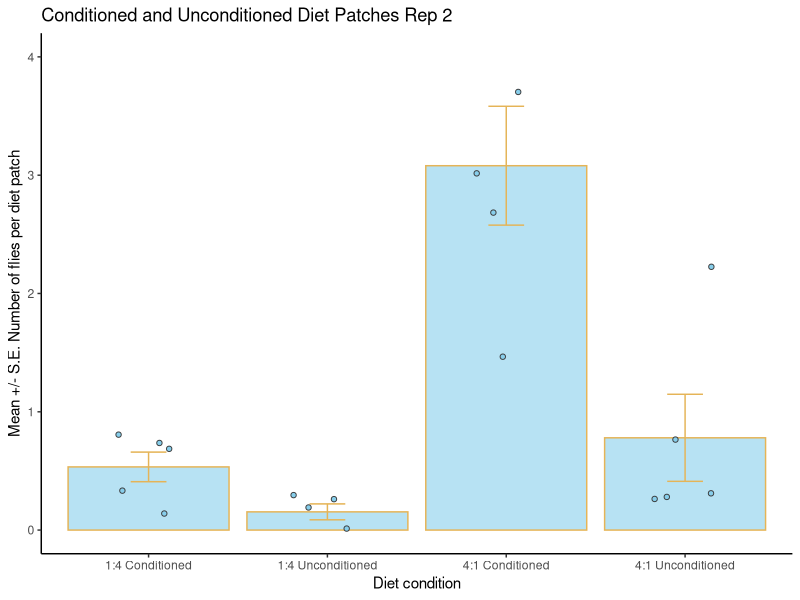

Recreate this plot in R.
#### INSTALL PACKAGES 
library(tidyverse)
library(readxl)
library(patchwork)

#### CALCULATING THE MEAN AVERAGE 

## Import Data
conditioned_and_unconditioned_diets_2 <- read_excel("data/male_conditionedandunconditioned_rep2_mean.xlsx")

## Making the data long 
conditioned_and_unconditioned_diets_2_long <- conditioned_and_unconditioned_diets_2 %>% 
  pivot_longer(cols = ("4:1 Conditioned":"1:4 Unconditioned"), names_to = "diet", values_to = "fly_numbers")



## Summarising the data; mean, sd, se
conditioned_and_unconditioned_diets_2_summary <- conditioned_and_unconditioned_diets_2_long   %>%  
  group_by(diet) %>% 
  summarise(mean = mean(fly_numbers),
            sd = sd(fly_numbers),
            n = n(),
            se = sd/sqrt(n))


## Visualising the mean average with a bar plot
# creating a boxplot with the data that has been summarised
conditioned_and_unconditioned_diets_2_plot <- conditioned_and_unconditioned_diets_2_summary %>% 
  ggplot(aes(x = diet, y = mean))+
  geom_bar(stat = "identity",
           fill = "skyblue",
           colour = "#E5B457",
           alpha = 0.6)+
  geom_errorbar(aes(ymin = mean-se, ymax = mean+se), 
                colour = "#E5B457",
                width = 0.2)+
  geom_jitter(data = conditioned_and_unconditioned_diets_2_long,
              aes(x = diet,
                  y = fly_numbers),
              fill = "skyblue",
              colour = "#3a3c3d",
              width = 0.2,
              shape = 21)+
  ylim(0.0, 4.0)+
  labs(x = "Diet condition",
       y = "Mean +/- S.E. Number of flies per diet patch",
       title = "Conditioned and Unconditioned Diet Patches Rep 2")+
  theme_classic() 
